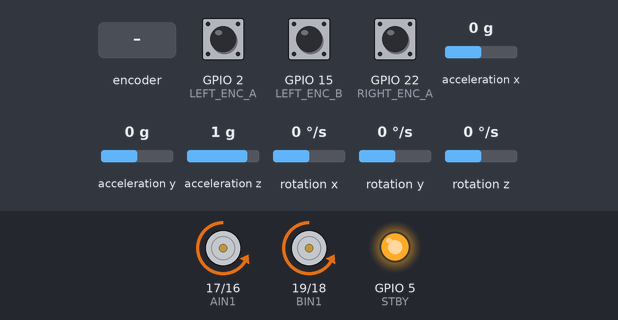
Bench run of a sketch on a simulated ESP32. On the bench: motor-driver pin pairs drawn as motors (green arrow = first pin HIGH = forward, orange = second pin HIGH = backward, longer = more drive, scaled by the enable pin, stopped while the standby pin is LOW), output pins drawn as LEDs (lit = HIGH). The inputs (shaded band) are chosen by the test bench; at power-on: rotation z 0 °/s, acceleration y 0 g, acceleration x 0 g, acceleration z 1 g, GPIO 2 (LEFT_ENC_A) HIGH, GPIO 15 (LEFT_ENC_B) HIGH, GPIO 22 (RIGHT_ENC_A) HIGH, rotation x 0 °/s, rotation y 0 °/s. What the sketch prints to the serial monitor is not drawn.

Above: at 1.9 s.
2.0 s: rotation z set to -192 °/s
At 4.9 s:
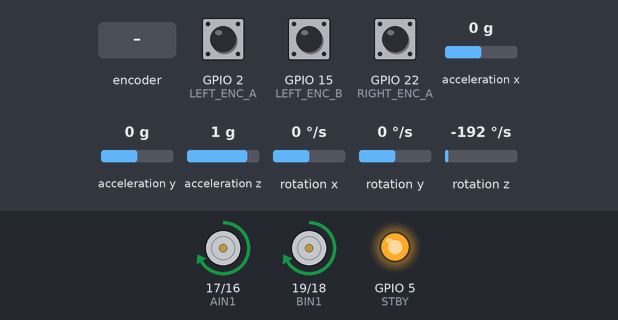
5.0 s: rotation z set to -100 °/s
8.0 s: acceleration y set to -1.4 g
11.0 s: acceleration x set to 0.8 g
14.0 s: acceleration z set to -0.1 g
17.0 s: rotary encoder on GPIO 2 (LEFT_ENC_A) / GPIO 15 (LEFT_ENC_B) turned 1 step (first pin leading)
At 17.9 s:
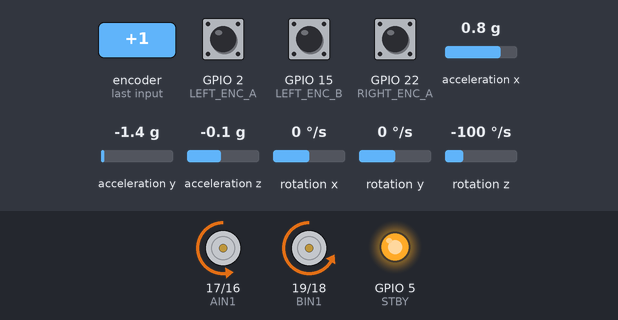
Timing chart, 0 to 21.0 s (numbered marks = the images above; inputs shaded):
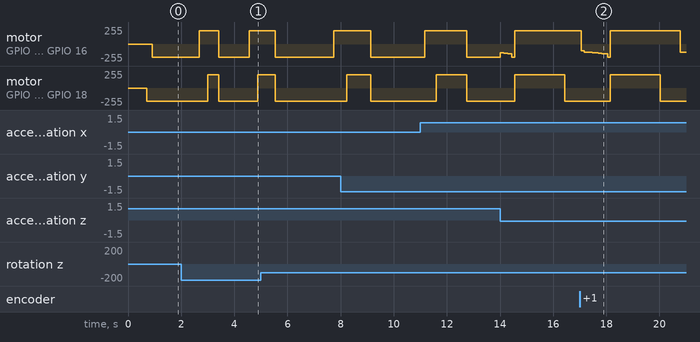

The sketch:

rotation_gyro.ino
```cpp
// Required libraries for MPU6050 and I2C communication
#include "I2Cdev.h"
#include "MPU6050_6Axis_MotionApps20.h"
#include "Wire.h"

// ================================================================
// ===                      PIN DEFINITIONS                     ===
// ================================================================
// Motor Driver Pins
#define AIN1 17
#define AIN2 16
#define PWMA 4
#define STBY 5
#define BIN1 19
#define BIN2 18
#define PWMB 21

// Encoder Pins
#define LEFT_ENC_A 2
#define LEFT_ENC_B 15
#define RIGHT_ENC_A 22
#define RIGHT_ENC_B 23

// ================================================================
// ===                GLOBAL VARIABLES & CONSTANTS              ===
// ================================================================
// Volatile variables for Interrupt Service Routines (ISRs)
volatile long leftTicks = 0;
volatile long rightTicks = 0;

// --- Physical/Calibration Constants ---
// This factor converts a target degree into a target number of encoder ticks.
// You will need to tune this for your specific robot's wheels and gear ratio.
// A good starting point: (TicksPerRevolution / 360) * (WheelTrack_cm / WheelDiameter_cm)
float encoderCountToDegrees = 0.89;
const int rotationAxisCorrection = 3; // Correction for 180-degree turns.

// --- Speed Constants ---
int rotBaseSpeed = 120; // Base speed for rotation
int rotMaxSpeed = 200;  // Maximum allowable speed during rotation

// --- PID Constants ---
// For Encoder Balancing (keeping the turn tight)
float rotation_kp = 2.0;
float rotation_ki = 0.002;
float rotation_kd = 1.5;

// For Gyro Correction (ensuring angular accuracy)
float yaw_kp = 3.0;
float yaw_ki = 0.02;
float yaw_kd = 2.5;

// ================================================================
// ===                  GYRO HANDLER CODE                       ===
// ================================================================
// (This is the required code from your gyro_handler.ino)

MPU6050 mpu;
bool dmpReady = false;
uint8_t devStatus;
uint16_t packetSize;
uint16_t fifoCount;
uint8_t fifoBuffer[64];
Quaternion q;
VectorFloat gravity;
float ypr[3];
volatile bool GYRO_CALIBRATED = false;
volatile float currentYaw = 0.0;
float yawOffset = 0.0;
TaskHandle_t gyroTaskHandle;

void gyroTask(void *pvParameters) {
    mpu.initialize();
    if (!mpu.testConnection()) {
        Serial.println(F("MPU6050 connection failed on Core 0!"));
        vTaskDelete(NULL);
        return;
    }
    Serial.println(F("Starting Gyro/Accel calibration on Core 0..."));
    mpu.CalibrateAccel(6);
    mpu.CalibrateGyro(6);
    Serial.println(F("\nCalibration complete!"));
    devStatus = mpu.dmpInitialize();
    if (devStatus == 0) {
        mpu.setDMPEnabled(true);
        packetSize = mpu.dmpGetFIFOPacketSize();
        dmpReady = true;
        GYRO_CALIBRATED = true;
    } else {
        Serial.print(F("DMP Initialization failed (code "));
        Serial.print(devStatus);
        Serial.println(F(")"));
        vTaskDelete(NULL);
        return;
    }
    while (true) {
        fifoCount = mpu.getFIFOCount();
        if (fifoCount < packetSize) {
            vTaskDelay(pdMS_TO_TICKS(2));
            continue;
        }
        if (fifoCount >= 1024) {
            mpu.resetFIFO();
            continue;
        }
        while (fifoCount >= packetSize) {
            mpu.getFIFOBytes(fifoBuffer, packetSize);
            fifoCount -= packetSize;
        }
        mpu.dmpGetQuaternion(&q, fifoBuffer);
        mpu.dmpGetGravity(&gravity, &q);
        mpu.dmpGetYawPitchRoll(ypr, &q, &gravity);
        currentYaw = ypr[0] * 180.0 / M_PI;
    }
}

void gyroInit() {
    xTaskCreatePinnedToCore(gyroTask, "GyroTask", 10000, NULL, 1, &gyroTaskHandle, 0);
}

void setYaw(float targetAngle) {
    if (GYRO_CALIBRATED) {
        yawOffset = targetAngle - currentYaw;
    }
}

float readYaw() {
    float adjustedYaw = currentYaw + yawOffset;
    while (adjustedYaw > 180.0) adjustedYaw -= 360.0;
    while (adjustedYaw < -180.0) adjustedYaw += 360.0;
    return adjustedYaw;
}


// ================================================================
// ===             INTERRUPT SERVICE ROUTINES (ISRs)            ===
// ================================================================
void IRAM_ATTR leftEncoderISR() {
    bool a = digitalRead(LEFT_ENC_A);
    bool b = digitalRead(LEFT_ENC_B);
    leftTicks += (a == b) ? 1 : -1;
}

void IRAM_ATTR rightEncoderISR() {
    bool a = digitalRead(RIGHT_ENC_A);
    bool b = digitalRead(RIGHT_ENC_B);
    rightTicks += (a == b) ? 1 : -1;
}

// ================================================================
// ===                   MOTOR CONTROL FUNCTION                 ===
// ================================================================
void mspeed(int leftSpeed, int rightSpeed) {
    // Control Left Motor
    if (leftSpeed >= 0) {
        digitalWrite(AIN1, HIGH);
        digitalWrite(AIN2, LOW);
    } else {
        digitalWrite(AIN1, LOW);
        digitalWrite(AIN2, HIGH);
    }
    analogWrite(PWMA, abs(leftSpeed));

    // Control Right Motor
    if (rightSpeed >= 0) {
        digitalWrite(BIN1, HIGH);
        digitalWrite(BIN2, LOW);
    } else {
        digitalWrite(BIN1, LOW);
        digitalWrite(BIN2, HIGH);
    }
    analogWrite(PWMB, abs(rightSpeed));
}


// ================================================================
// ===               HYBRID ROTATION FUNCTION (to be tested)    ===
// ================================================================
void rotate(int degree) {
    if (degree == 0) return; // No rotation needed

    // This is a placeholder for a variable that was in your maze code.
    // For this test, it doesn't need to do anything.
    int blockSize = 18;
    if (abs(degree) == 180) blockSize -= rotationAxisCorrection;

    // 1. Set up targets for both encoders and the gyro
    long targetTicks = encoderCountToDegrees * abs(degree);
    int dir = (degree > 0) ? 1 : -1;

    float startYaw = readYaw();
    float targetYaw = startYaw + degree;

    // Normalize targetYaw to be within -180 to +180
    while (targetYaw > 180.0f) targetYaw -= 360.0f;
    while (targetYaw < -180.0f) targetYaw += 360.0f;

    // Reset encoders safely
    noInterrupts();
    leftTicks = 0;
    rightTicks = 0;
    interrupts();

    // Reset PID state variables
    float yawError = 0, yawPrevError = 0, yawIntegral = 0;
    float encError = 0, encPrevError = 0, encIntegral = 0;

    // 2. Main loop runs until the encoder target is met
    while ((abs(leftTicks) + abs(rightTicks)) / 2 < targetTicks) {

        // --- 3. Calculate Gyro PID for angular accuracy ---
        float currentYaw = readYaw();

        // Calculate the shortest angle difference to handle wrapping (-180/180)
        yawError = targetYaw - currentYaw;
        if (yawError > 180.0f) yawError -= 360.0f;
        if (yawError < -180.0f) yawError += 360.0f;

        yawIntegral += yawError;
        yawIntegral = constrain(yawIntegral, -3000, 3000); // Anti-windup
        float yawDerivative = yawError - yawPrevError;
        yawPrevError = yawError;

        float yawCorrection = yaw_kp * yawError + yaw_ki * yawIntegral + yaw_kd * yawDerivative;

        // --- 4. Calculate Encoder Balance PID for tight turns (optional but recommended) ---
        encError = abs(leftTicks) - abs(rightTicks);
        encIntegral += encError;
        encIntegral = constrain(encIntegral, -500, 500);
        float encDerivative = encError - encPrevError;
        encPrevError = encError;

        float encBalanceCorrection = rotation_kp * encError + rotation_ki * encIntegral + rotation_kd * encDerivative;

        // --- 5. Combine corrections and apply to motors ---
        float totalCorrection = yawCorrection + encBalanceCorrection;

        int leftSpeed  = dir * (rotBaseSpeed - totalCorrection);
        int rightSpeed = -dir * (rotBaseSpeed + totalCorrection);

        leftSpeed  = constrain(leftSpeed, -rotMaxSpeed, rotMaxSpeed);
        rightSpeed = constrain(rightSpeed, -rotMaxSpeed, rotMaxSpeed);

        mspeed(leftSpeed, rightSpeed);
        delay(2); // Small delay for stability
    }

    // Small counter-brake to kill inertia and prevent overshoot
    mspeed(-dir * 80, dir * 80);
    delay(10);
    mspeed(0, 0);
    Serial.printf("Target Yaw: %.2f, Final Yaw: %.2f\n", targetYaw, readYaw());
}


// ================================================================
// ===                         SETUP                            ===
// ================================================================
void setup() {
    Serial.begin(115200);

    // Initialize I2C for the gyro using your custom pins
    Wire.begin(33, 32);
    Wire.setClock(400000);

    // Start the gyro initialization and calibration on Core 0
    gyroInit();

    // Setup motor driver pins
    pinMode(PWMA, OUTPUT);
    pinMode(AIN1, OUTPUT);
    pinMode(AIN2, OUTPUT);
    pinMode(PWMB, OUTPUT);
    pinMode(BIN1, OUTPUT);
    pinMode(BIN2, OUTPUT);
    pinMode(STBY, OUTPUT);
    digitalWrite(STBY, HIGH);

    // Setup encoder pins
    pinMode(LEFT_ENC_A, INPUT_PULLUP);
    pinMode(LEFT_ENC_B, INPUT_PULLUP);
    pinMode(RIGHT_ENC_A, INPUT_PULLUP);
    pinMode(RIGHT_ENC_B, INPUT_PULLUP);

    // Attach encoder interrupts
    attachInterrupt(digitalPinToInterrupt(LEFT_ENC_A), leftEncoderISR, RISING);
    attachInterrupt(digitalPinToInterrupt(RIGHT_ENC_A), rightEncoderISR, RISING);

    Serial.println("Waiting for gyro calibration...");
    while (!GYRO_CALIBRATED) {
        delay(100);
    }
    Serial.println("Gyro calibrated!");

    // Set the initial "forward" direction to 0 degrees.
    // NOTE: The DMP yaw often starts around 90 or -90. setYaw(0) corrects this.
    setYaw(0);
    delay(100); // Give it a moment to settle

    Serial.println("\n--- Rotation Test Ready ---");
    Serial.println("Enter an angle (e.g., 90, -90, 180) in the Serial Monitor and press Enter.");
}

// ================================================================
// ===                    MAIN TEST LOOP                        ===
// ================================================================
void loop() {
    // Check if there is data available to read from the Serial Monitor
   rotate(90);
    delay(2000);
   rotate(-90);
    delay(2000);
}
```

Measured:
- after the input at 2.0 s, motor on GPIO 17 (AIN1) / GPIO 16 (AIN2): backward 200/255 → forward 200/255 after 0.69 s, → backward 200/255 0.72 s later, → forward 200/255 1.2 s later; motor on GPIO 19 (BIN1) / GPIO 18 (BIN2): backward 200/255 → forward 200/255 after 1.0 s, → backward 200/255 0.41 s later, → forward 200/255 1.5 s later
